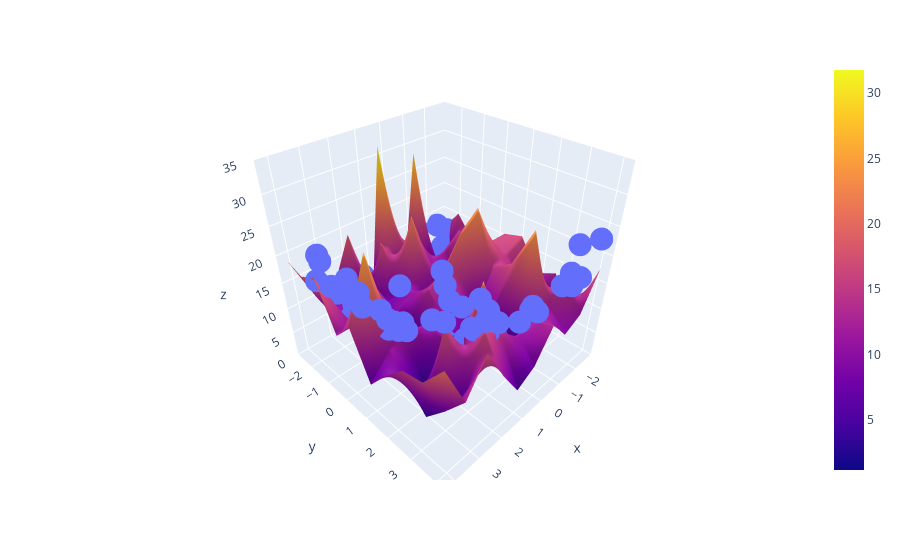

Notebook source saved alongside this figure:
### Code cell
fig = px.scatter_3d(x=x.ravel(), y=y.ravel(), z=z.ravel())

fig.add_trace(go.Surface(x = x_input, y = y_input, z =z_final))

fig.update_layout(scene = dict(zaxis = dict(range=[0,35])))

fig.show()
